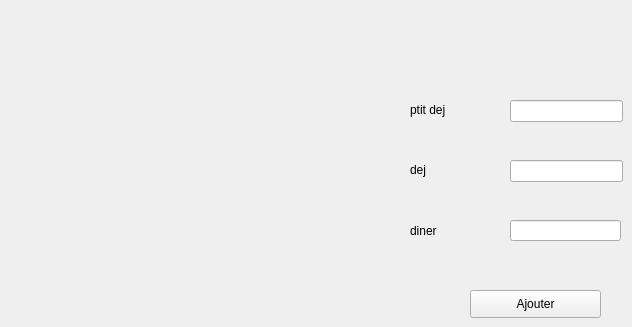
        <widget class="QWidget" name="tab_75">
         <attribute name="icon">
          <iconset>
           <normaloff>../../Desktop/Eclinic3/Add.png</normaloff>../../Desktop/Eclinic3/Add.png</iconset>
         </attribute>
         <attribute name="title">
          <string>Ajouter Menu</string>
         </attribute>
         <widget class="QLineEdit" name="lineEdit_3">
          <property name="geometry">
           <rect>
            <x>510</x>
            <y>220</y>
            <width>111</width>
            <height>21</height>
           </rect>
          </property>
         </widget>
         <widget class="QLabel" name="label_45">
          <property name="geometry">
           <rect>
            <x>410</x>
            <y>160</y>
            <width>81</width>
            <height>20</height>
           </rect>
          </property>
          <property name="text">
           <string>dej</string>
          </property>
         </widget>
         <widget class="QLineEdit" name="lineEdit">
          <property name="geometry">
           <rect>
            <x>510</x>
            <y>100</y>
            <width>113</width>
            <height>22</height>
           </rect>
          </property>
         </widget>
         <widget class="QLabel" name="label_50">
          <property name="geometry">
           <rect>
            <x>410</x>
            <y>100</y>
            <width>81</width>
            <height>20</height>
           </rect>
          </property>
          <property name="text">
           <string>ptit dej</string>
          </property>
         </widget>
         <widget class="QLineEdit" name="lineEdit_8">
          <property name="geometry">
           <rect>
            <x>510</x>
            <y>160</y>
            <width>113</width>
            <height>22</height>
           </rect>
          </property>
         </widget>
         <widget class="QPushButton" name="pushButton_AjouterMenu">
          <property name="geometry">
           <rect>
            <x>470</x>
            <y>290</y>
            <width>131</width>
            <height>28</height>
           </rect>
          </property>
          <property name="text">
           <string>Ajouter</string>
          </property>
          <property name="icon">
           <iconset>
            <normaloff>../../Desktop/Eclinic3/Add.png</normaloff>../../Desktop/Eclinic3/Add.png</iconset>
          </property>
         </widget>
         <widget class="QLabel" name="label_57">
          <property name="geometry">
           <rect>
            <x>410</x>
            <y>220</y>
            <width>81</width>
            <height>21</height>
           </rect>
          </property>
          <property name="text">
           <string>diner</string>
          </property>
         </widget>
        </widget>
